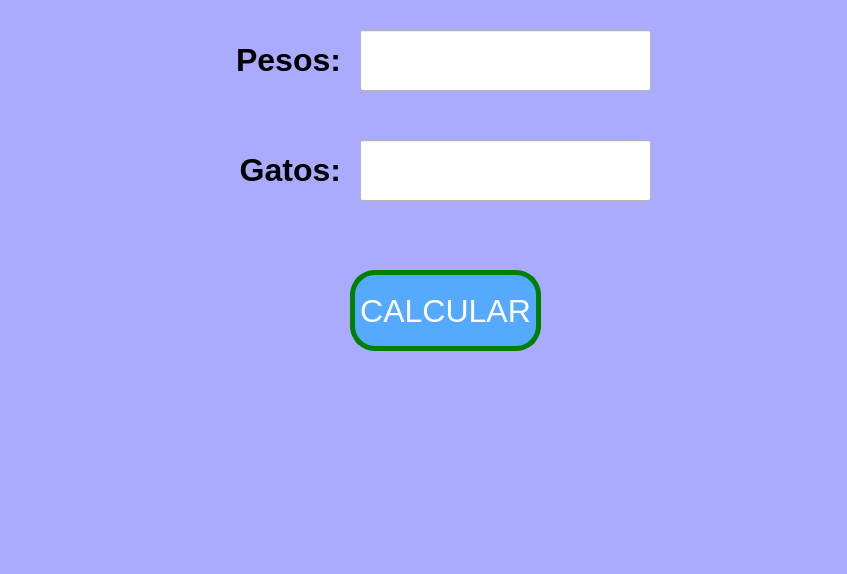
<?xml version="1.0" encoding="UTF-8"?>
<ui version="4.0">
 <class>MainWindow</class>
 <widget class="QMainWindow" name="MainWindow">
  <property name="geometry">
   <rect>
    <x>0</x>
    <y>0</y>
    <width>847</width>
    <height>574</height>
   </rect>
  </property>
  <property name="font">
   <font>
    <pointsize>24</pointsize>
    <weight>75</weight>
    <bold>true</bold>
   </font>
  </property>
  <property name="windowTitle">
   <string>MainWindow</string>
  </property>
  <property name="styleSheet">
   <string notr="true">background-color: rgb(170, 170, 255);

</string>
  </property>
  <widget class="QWidget" name="centralwidget">
   <widget class="QPushButton" name="btn_calcular">
    <property name="geometry">
     <rect>
      <x>350</x>
      <y>270</y>
      <width>191</width>
      <height>81</height>
     </rect>
    </property>
    <property name="font">
     <font>
      <pointsize>24</pointsize>
      <weight>50</weight>
      <bold>false</bold>
     </font>
    </property>
    <property name="styleSheet">
     <string notr="true">background-color: rgb(85, 170, 255);
color: rgb(255, 255, 255);
border-radius:25px;
border: 5px solid green;</string>
    </property>
    <property name="text">
     <string>CALCULAR</string>
    </property>
   </widget>
   <widget class="QLineEdit" name="txt_num">
    <property name="geometry">
     <rect>
      <x>360</x>
      <y>30</y>
      <width>291</width>
      <height>61</height>
     </rect>
    </property>
    <property name="font">
     <font>
      <pointsize>48</pointsize>
      <weight>75</weight>
      <bold>true</bold>
     </font>
    </property>
    <property name="styleSheet">
     <string notr="true">background-color: rgb(255, 255, 255);</string>
    </property>
    <property name="text">
     <string/>
    </property>
    <property name="alignment">
     <set>Qt::AlignCenter</set>
    </property>
   </widget>
   <widget class="QLabel" name="label">
    <property name="geometry">
     <rect>
      <x>220</x>
      <y>40</y>
      <width>121</width>
      <height>41</height>
     </rect>
    </property>
    <property name="text">
     <string>&lt;html&gt;&lt;head/&gt;&lt;body&gt;&lt;p align=&quot;right&quot;&gt;&lt;span style=&quot; font-size:24pt; font-weight:600;&quot;&gt;	Pesos:&lt;/span&gt;&lt;/p&gt;&lt;/body&gt;&lt;/html&gt;</string>
    </property>
   </widget>
   <widget class="QLabel" name="label_2">
    <property name="geometry">
     <rect>
      <x>230</x>
      <y>150</y>
      <width>111</width>
      <height>41</height>
     </rect>
    </property>
    <property name="text">
     <string>&lt;html&gt;&lt;head/&gt;&lt;body&gt;&lt;p align=&quot;right&quot;&gt;&lt;span style=&quot; font-size:24pt; font-weight:600;&quot;&gt;Gatos:&lt;/span&gt;&lt;/p&gt;&lt;/body&gt;&lt;/html&gt;</string>
    </property>
   </widget>
   <widget class="QLineEdit" name="txt_resultado">
    <property name="geometry">
     <rect>
      <x>360</x>
      <y>140</y>
      <width>291</width>
      <height>61</height>
     </rect>
    </property>
    <property name="font">
     <font>
      <pointsize>48</pointsize>
      <weight>75</weight>
      <bold>true</bold>
     </font>
    </property>
    <property name="styleSheet">
     <string notr="true">background-color: rgb(255, 255, 255);</string>
    </property>
    <property name="text">
     <string/>
    </property>
    <property name="alignment">
     <set>Qt::AlignCenter</set>
    </property>
   </widget>
  </widget>
  <widget class="QMenuBar" name="menubar">
   <property name="geometry">
    <rect>
     <x>0</x>
     <y>0</y>
     <width>847</width>
     <height>22</height>
    </rect>
   </property>
  </widget>
 </widget>
 <resources/>
 <connections/>
</ui>
